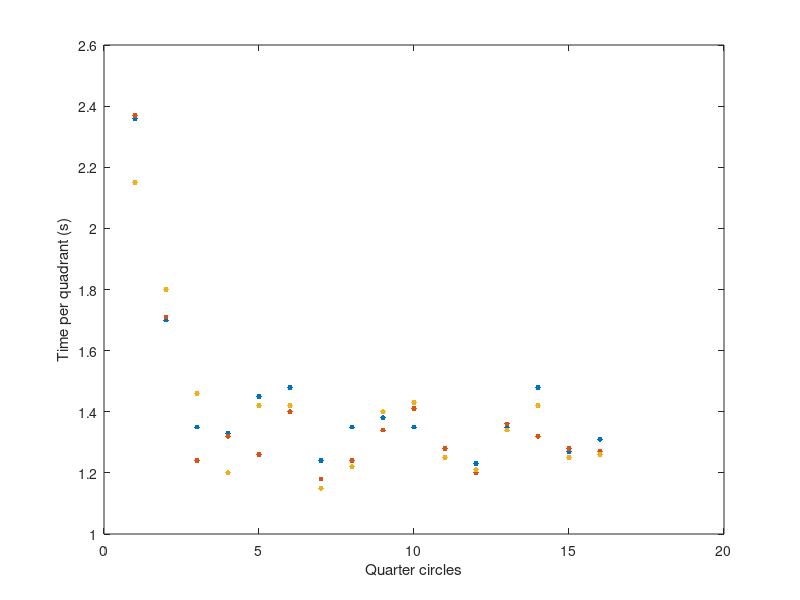

The MATLAB script that drew this image: (Note: this script raises an error after producing the figure.)
% Convert the measured data into 
clear all;
load('quarterCircle.mat')
close all


plot(quarterCircle1, '.', 'MarkerSize', 12);
hold on;
plot(quarterCircle2, '.', 'MarkerSize', 12);
plot(quarterCircle3, '.','MarkerSize', 12);
xlabel('Quarter circles');
ylabel('Time per quadrant (s)');

%We observe that KITT drives constant after 4 quadrants (full circle)
% We will estimate the time for KITT to drive a quarter circle by taking a
% horizontal line
cons_data1 = quarterCircle1(4:end);
cons_data2 = quarterCircle2(4:end);
cons_data3 = quarterCircle3(4:end);
trend_cons_data1 = average(cons_data1);
trend_cons_data2 = average(cons_data2);
trend_cons_data3 = average(cons_data3);
begin_data1 = quarterCircle1(1:3);
begin_data2 = quarterCircle2(1:3);
begin_data3 = quarterCircle3(1:3);



samples = transpose([1:3]);
p = polyfit(samples, begin_data2, 2);
P = polyval(p, [1:0.1:4]);
figure;
plot([1:0.1:4],P);
hold on;
lijntje(1:5) = trend_cons_data2;
plot(lijntje); 

%trend_cons_data1 = -b^2/4a+c;
% (poly) Braking part
%ft = fittype(@(a, b, c, x) a*x.^2+b*x+c);
%FO = fit(poly_samples',X_combpoly',ft);
%poly_part = polyfitB(samples, Xcomb(17:45), 2, 153.127450980392);
%X_poly = polyval(poly_part, samples);

radius = 85;
average_constant_speed = pi*2*radius/(4*average([trend_cons_data1, trend_cons_data2, trend_cons_data3]))

function ave = average(x) % x is a vector
    sum = 0;
    for i = 1:length(x)
        sum = sum + x(i);
    end
    ave = sum/length(x);
end